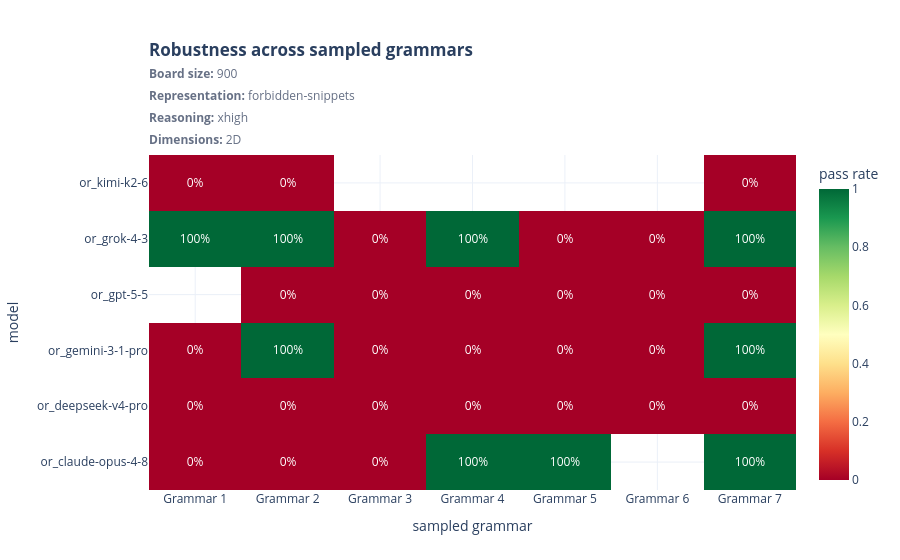

Write notebook code for a chart like this one.
### Markdown cell above
## Success across grammars

See whether results are consistent across independently generated cases.

### Code cell
view.show_all(figures.plot_grammar_pass_rates(aggregate))

### Figure 1 — Plotly figure (JSON) as saved in the notebook; plotly's stock layout.template omitted (floating-point values rounded to 4 significant figures)
{"data": [{"colorbar": {"title": {"text": "pass rate"}}, "colorscale": [[0, "rgb(165,0,38)"], [0.1, "rgb(215,48,39)"], [0.2, "rgb(244,109,67)"], [0.3, "rgb(253,174,97)"], [0.4, "rgb(254,224,139)"], [0.5, "rgb(255,255,191)"], [0.6, "rgb(217,239,139)"], [0.7, "rgb(166,217,106)"], [0.8, "rgb(102,189,99)"], [0.9, "rgb(26,152,80)"], [1, "rgb(0,104,55)"]], "customdata": [["r00", "r01", "r02", "r03", "r04", "r05", "r06"], ["r00", "r01", "r02", "r03", "r04", "r05", "r06"], ["r00", "r01", "r02", "r03", "r04", "r05", "r06"], ["r00", "r01", "r02", "r03", "r04", "r05", "r06"], ["r00", "r01", "r02", "r03", "r04", "r05", "r06"], ["r00", "r01", "r02", "r03", "r04", "r05", "r06"]], "hovertemplate": "model=%{y}<br>grammar=%{x}<br>sample=%{customdata}<br>pass=%{z:.1%}<extra></extra>", "text": [["0%", "0%", "0%", "100%", "100%", "", "100%"], ["0%", "0%", "0%", "0%", "0%", "0%", "0%"], ["0%", "100%", "0%", "0%", "0%", "0%", "100%"], ["", "0%", "0%", "0%", "0%", "0%", "0%"], ["100%", "100%", "0%", "100%", "0%", "0%", "100%"], ["0%", "0%", "", "", "", "", "0%"]], "texttemplate": "%{text}", "type": "heatmap", "x": ["Grammar 1", "Grammar 2", "Grammar 3", "Grammar 4", "Grammar 5", "Grammar 6", "Grammar 7"], "y": ["or_claude-opus-4-8", "or_deepseek-v4-pro", "or_gemini-3-1-pro", "or_gpt-5-5", "or_grok-4-3", "or_kimi-k2-6"], "z": [[0, 0, 0, 1, 1, null, 1], [0, 0, 0, 0, 0, 0, 0], [0, 1, 0, 0, 0, 0, 1], [null, 0, 0, 0, 0, 0, 0], [1, 1, 0, 1, 0, 0, 1], [0, 0, null, null, null, null, 0]], "zmax": 1, "zmin": 0}], "layout": {"legend": {"title": {"text": ""}}, "margin": {"b": 70, "l": 70, "r": 30, "t": 155}, "title": {"text": "<b>Robustness across sampled grammars</b><br><span style='font-size:12px;color:#667085'><b>Board size:</b> 900<br><b>Representation:</b> forbidden-snippets<br><b>Reasoning:</b> xhigh<br><b>Dimensions:</b> 2D</span>", "x": 0, "xanchor": "left", "xref": "paper", "y": 0.9, "yanchor": "top"}, "xaxis": {"title": {"text": "sampled grammar"}}, "yaxis": {"title": {"text": "model"}}}}
